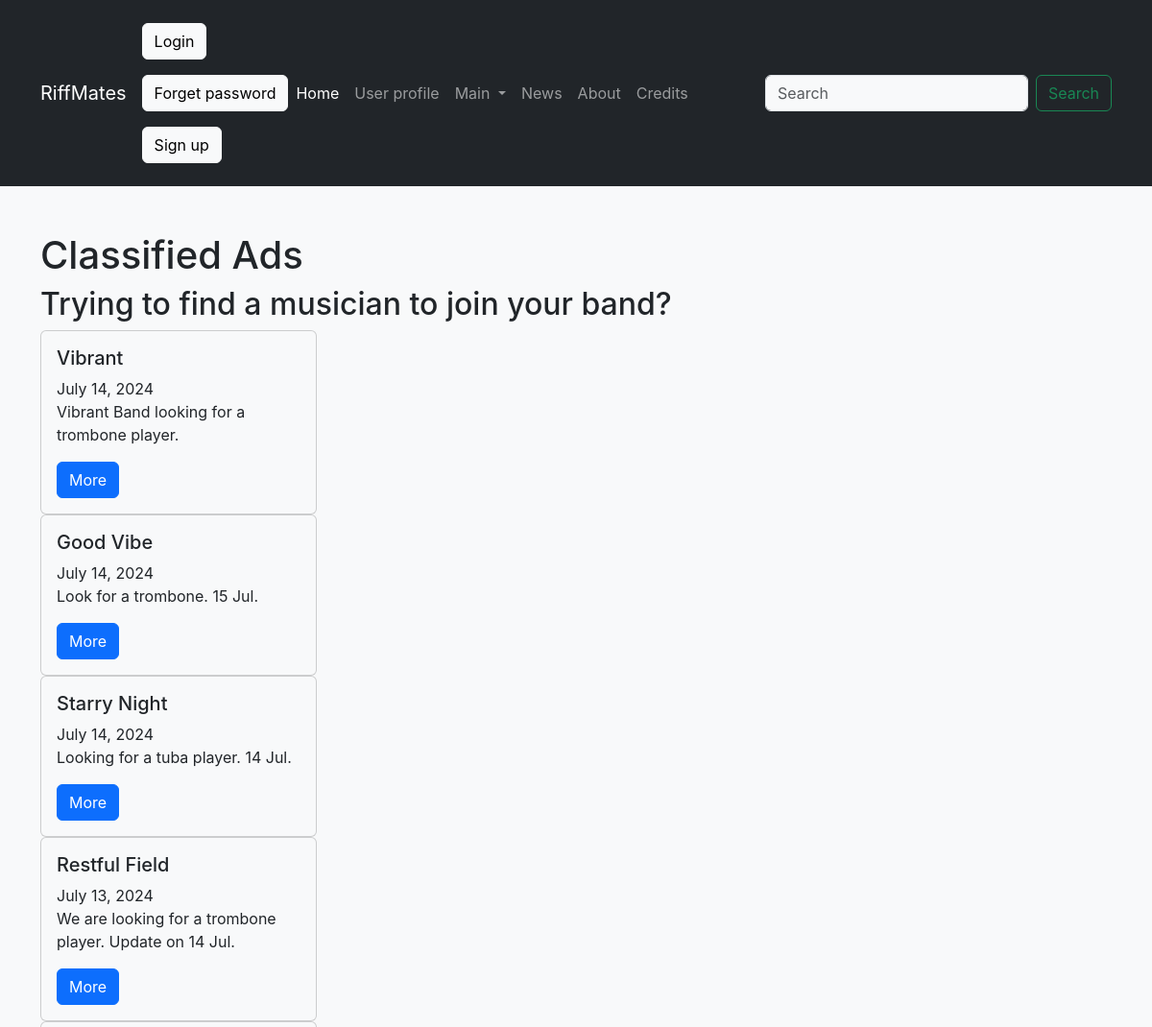
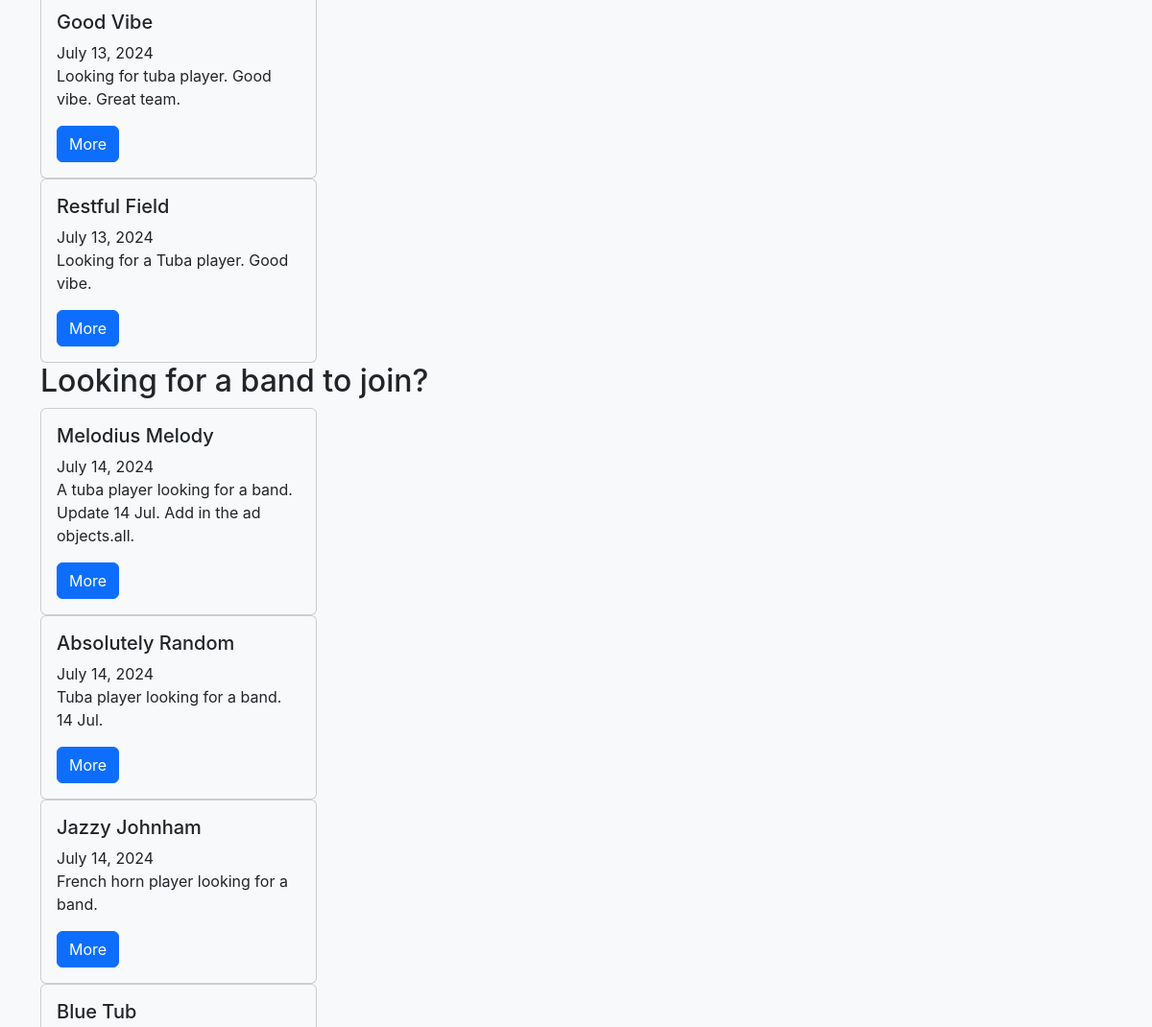
Before: /content/ads_listing/ (upper part) with the older database file (2 pictures, top to bottom).
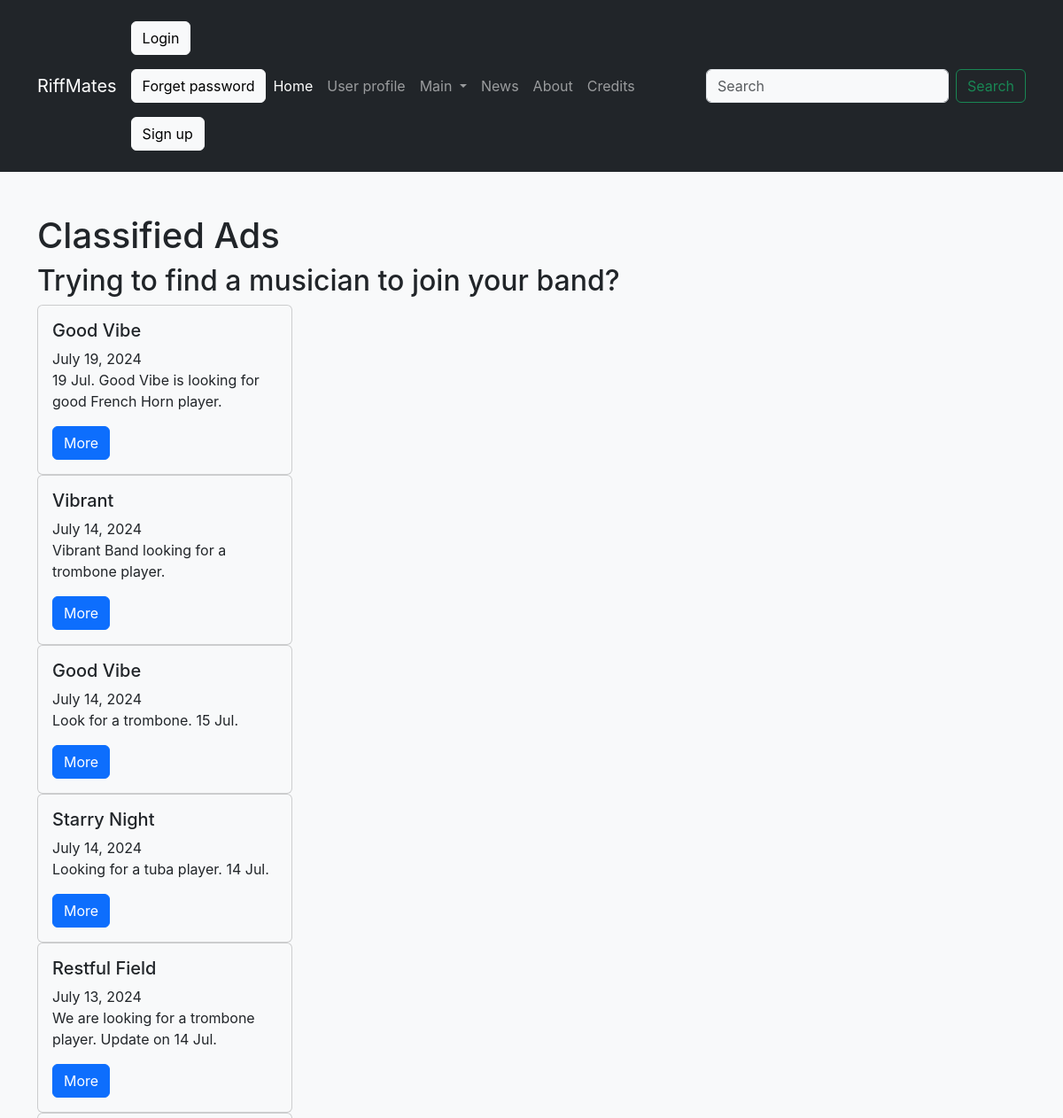
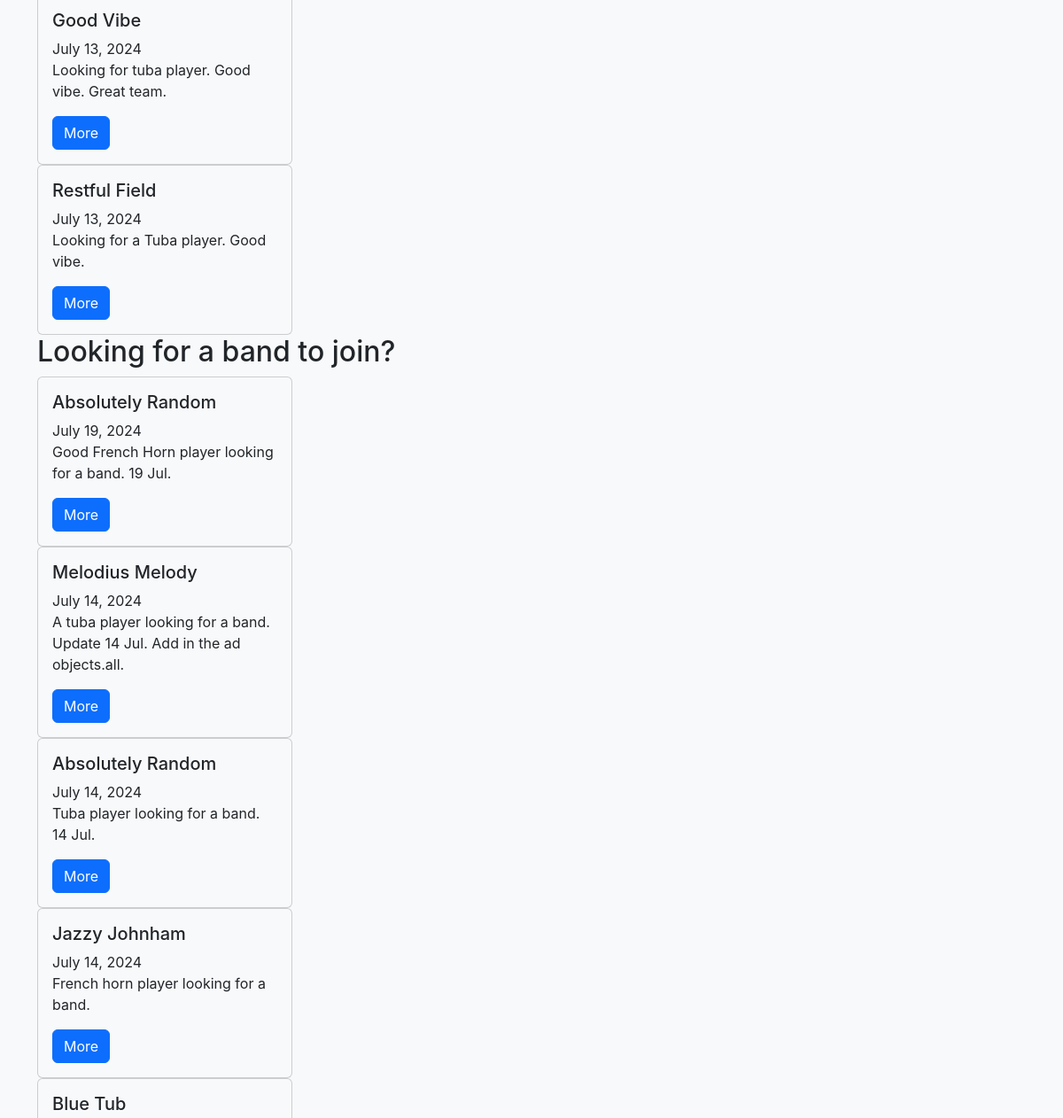
After: the same page with the newer database file (2 pictures, top to bottom).
### content/models.py (models this page shows, shortened)
class SeekingAd(models.Model):
    id = models.SmallAutoField(primary_key=True)
    create_date = models.DateField(auto_now_add=True)
    owner = models.ForeignKey(User, on_delete=models.CASCADE)
    seeking_choices = {
        "M": "MUSICIAN",
        "B": "BAND"
    }
    seeking = models.CharField(
        max_length=1,
        choices = seeking_choices,
    )
    musician = models.ForeignKey(
        to=Musician,
        on_delete=models.SET_NULL,
        blank=True,
        null=True
    )
    band = models.ForeignKey(
        to=BandGroup,
        on_delete=models.SET_NULL,
        blank=True,
        null=True,
    )
    ads = models.TextField(
        max_length=300,
    )
    class Meta:
        ordering = ["-create_date"]

### bands/models.py (models this page shows, shortened)
class BandGroup(models.Model):
    id = models.SmallAutoField(primary_key=True)
    name = models.CharField(max_length=20, default="Band Group", verbose_name="Band group")
    members = models.ManyToManyField(to="bands.Musician", verbose_name="Members", blank=True)
    class Meta:
        ordering = ["name"]

class Musician(models.Model):
    id = models.SmallAutoField(
        primary_key=True,
    )
    first_name = models.CharField(
        verbose_name="First name",
        max_length=50,
        error_messages="Enter your first name",
    )
    last_name = models.CharField(
        verbose_name="Last name",
        max_length=50,
        error_messages="Enter your last name",
    )
    birth = models.DateField(
        verbose_name = "Date of birth",
        blank=True,
        error_messages="Enter your date of birth",
    )
    STYLE_MUSIC = {
        "ROCK": "Rock and roll",
        "RELA": "Relaxing",
        "LIVE": "Lively",
    }
    style = models.CharField(
        verbose_name="Style of music",
        max_length=4,
        choices=STYLE_MUSIC,
        default="RELA",
        error_messages="Choose your style of music",
    )
    description = models.TextField(
        verbose_name="Description",
        max_length=300,
        blank=True,
        error_messages="Enter a description"
    )
    picture = models.ImageField(
        verbose_name="Your profile picture",
        max_length=500000, # 500KB,
        blank=True, null=True,
        help_text="Photo in JPG and PNG format only. Not more than 500KB.",
        error_messages="Upload a picture",
    )
    class Meta:
        ordering = ["first_name"]

### content/views.py (the view)
def ads_listing(request):
    data = {
        'seeking_musician': SeekingAd.objects.filter(
            seeking=MusicianBandChoice.MUSICIAN
        ),
        'seeking_band': SeekingAd.objects.filter(
            seeking=MusicianBandChoice.BAND
        ),
    }
    return render(request=request,
           template_name="ads_listing.html",
           context=data)

### content/templates/ads_listing.html (shortened to what this page needs)
{% extends "base.html" %}
{% block content %}
    <h1>Classified Ads</h1>
    <h2>Trying to find a musician to join your band?</h2>
    {% for m in seeking_musician %}
    <div class="card" style="width: 18rem;">
        <div class="card-body">
            <h5 class="card-title">
                {{ m.band.name }}
            </h5>
            <p class="card-text">
                {{ m.create_date }}
                <br>
                {{ m.ads }}
            </p>
            <a href="#" class="btn btn-primary">More</a>
        </div>
    </div>
    {% endfor %}
    <h2>Looking for a band to join?</h2>
    {% for b in seeking_band %}
    <div class="card" style="width: 18rem;">
        <div class="card-body">
            <h5 class="card-title">
                {{ b.musician.first_name }} {{ b.musician.last_name }}
            </h5>
            <p class="card-text">
                {{ b.create_date }}
                <br>
                {{ b.ads }}
            </p>
            <a href="#" class="btn btn-primary">More</a>
        </div>
    </div>
    {% endfor %}
{% endblock content %}

### templates/base.html (shortened to what this page needs)
{% load django_browser_reload %}
{% load static %}
<!doctype html>
<html lang="en">
  <head>
    <link href="https://cdn.jsdelivr.net/npm/bootstrap@5.3.2/dist/css/bootstrap.min.css" rel="stylesheet">
    <link rel="stylesheet" href="{% static 'styles.css' %}">
    <link rel="stylesheet" href="{% static 'main.css' %}">
  </head>
  <body>
    {% block navbar %}
    <nav class="navbar navbar-expand-lg navbar-dark bg-dark">
      <div class="container">
        <a class="navbar-brand" href="{% url 'index' %}">RiffMates</a>
            <div>
              {% if user.is_authenticated %}
              <p class="text-white bg-dark">{{ user.username }}</p>
              <p>
              <form id="password-change-form" method="POST"
                action="{% url 'password_change' %}">
                {% csrf_token %}
                <button type="submit" class="btn btn-light">Change password</button>
              </form>
              </p>
              <p>
              <form id="logout-form" method="POST"
                action="{% url 'logout' %}" >
                {% csrf_token %}
                <button type="submit" class="btn btn-light">Logout</button>
              </form>
             </p>
              {% else %}
                <p>
                <form id="login-form" method="POST"
                  action="{% url 'login' %}">
                  <button type="submit" class="btn btn-light">Login</button>
                </form>
                </p>
                <p>
                  <form id="password-reset-form" method="POST"
                  action="{% url 'password_reset' %}">
                  <button type="submit" class="btn btn-light">
                    Forget password</button>
                </form>
                </p>
                <p>
                  <a href="{% url 'user_signup' %}"
                    class="btn btn-light">
                    Sign up</a>
                </p>
              {% endif %}
            </div>
        <div class="collapse navbar-collapse" id="navbarSupportedContent">
          <ul class="navbar-nav me-auto mb-2 mb-lg-0">
            <li class="nav-item">
              <a class="nav-link active" aria-current="page"
              href="{% url 'index' %}">
                Home</a>
            </li>
            <li class="nav-item">
              <a class="nav-link" href="{% url 'user_profile' %}">
                User profile</a>
            </li>
            <li class="nav-item dropdown">
              <a class="nav-link dropdown-toggle" href="#" id="navbarDropdown" role="button" data-bs-toggle="dropdown" aria-expanded="false">
                Main
              </a>
              </li>
                <li class="nav-item"><a class="nav-link"
                  href="{% url 'news' %}">News</a></li>
                <li class="nav-item"><a class="nav-link" href="{% url 'about' %}">
                  About</a></li>
                <li class="nav-item"><a class="nav-link" href="{% url 'credits' %}">
                  Credits</a></li>
          </ul>
          <form class="d-flex" role="search">
            <input class="form-control me-2" type="search" placeholder="Search" aria-label="Search">
            <button class="btn btn-outline-success" type="submit">Search</button>
          </form>
        </div>
      </div>
    </nav>
    {% endblock navbar %}
    <main>
    <div class="container my-5">
      {% block content %}{% endblock content %}
    </div>
    </main>
  </body>
</html>

### static/styles.css (style rules this page uses)
:root { --bs-body-bg: var(--bs-gray-100); }

### hello/static/main.css (style rules this page uses)
body { margin: 0; font-family: -apple-system, BlinkMacSystemFont, "Segoe UI", "Roboto", "Oxygen", "Ubuntu", "Cantarell", "Fira Sans", "Droid Sans", "Helvetica Neue", sans-serif; -webkit-font-smoothing: antialiased; -moz-osx-font-smoothing: grayscale; }

Changed rows visible on the page:
added SeekingAd: band.name "Good Vibe", create_date "July 19, 2024", ads "19 Jul. Good Vibe is looking for good French Horn player.", shown under "Trying to find a musician to join your band?"
added SeekingAd: musician.first_name "Absolutely", musician.last_name "Random", create_date "July 19, 2024", ads "Good French Horn player looking for a band. 19 Jul.", shown under "Looking for a band to join?"
